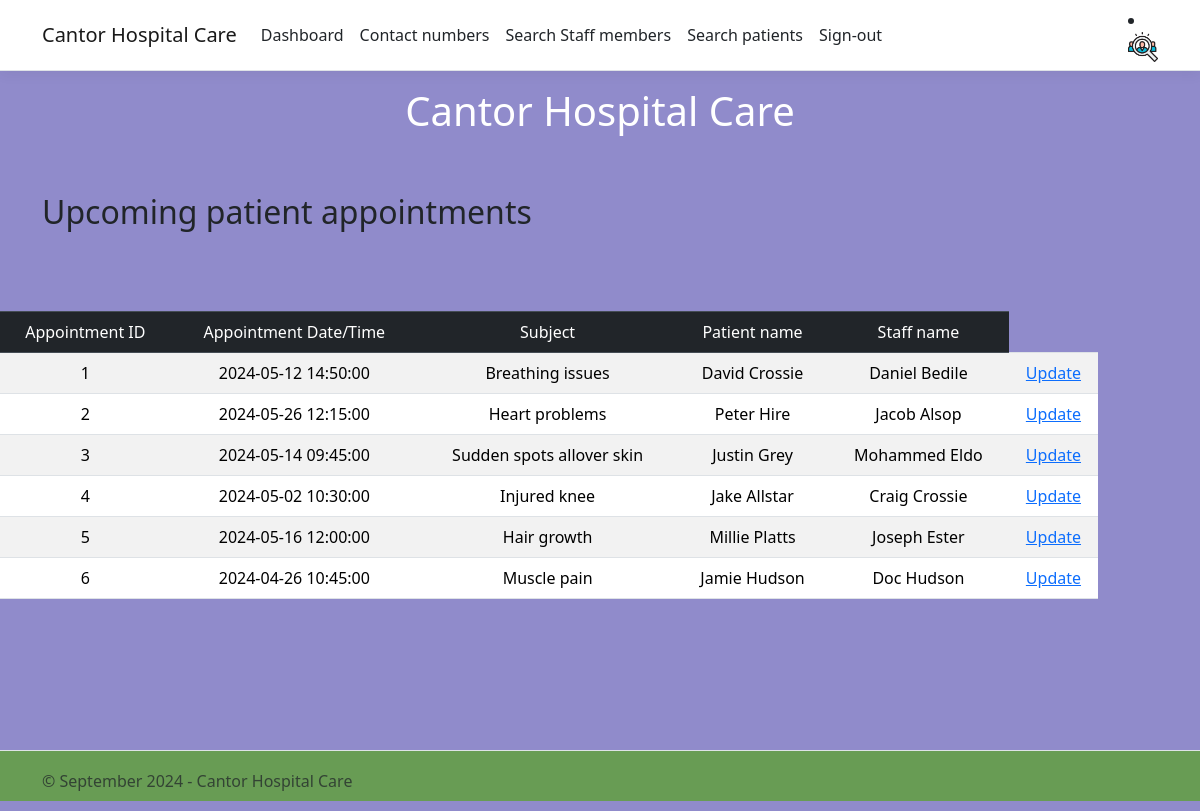
/adminViewAppointment.php, run on an earlier commit of the app's database.
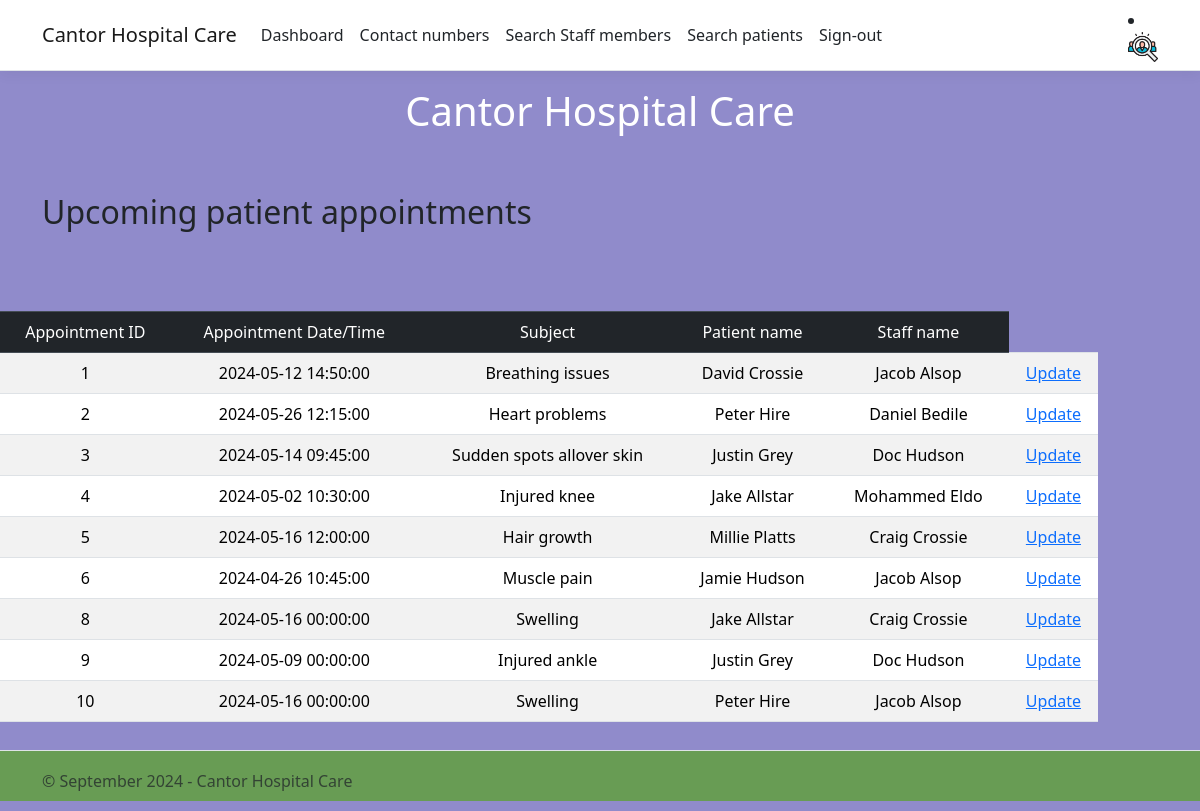
And on a later commit of the database.
### tables this page shows
CREATE TABLE `appointment` (
  `ID` int(11) NOT NULL,
  `dateTime` datetime NOT NULL,
  `subject` tinytext NOT NULL,
  `idPatient` int(11) DEFAULT NULL,
  `idDoctor` int(11) DEFAULT NULL,
  `idTreatment` int(11) DEFAULT NULL
);

### adminViewAppointmentSQL.php (called while the page is built, shortened)
<?php
    $sql = 'SELECT appointment.ID, appointment.dateTime, appointment.subject,
    CONCAT(patient.firstName," ",patient.lastName) AS "patientName",
    CONCAT(staff.firstName," ",staff.lastName) AS "staffName"
    FROM appointment
-- i have used the code below to join the patient and staff tables onto the appointment
-- table so i get fetch data from the staff and patient tables
    INNER JOIN patient ON (appointment.idPatient = patient.ID)
    INNER JOIN staff ON (appointment.idDoctor = staff.ID)';
$result = mysqli_query($conn, $sql);
$appointment = array();
while ($row = mysqli_fetch_assoc($result)) {
    $appointment[] = $row;
}

### adminViewAppointment.php (the view, shortened to what this page needs)
<?php
include("config.php");
include_once('adminViewAppointmentSQL.php');
?>
<!DOCTYPE html>
<html lang="en">
<head>
    <link rel="stylesheet" href="css/global.css" type="text/css" />
    <link rel="stylesheet" href="css/mobile.css" type="text/css" media="only screen and (max-width : 620px)" />
    <link rel="stylesheet" href="css/desktop.css" type="text/css" media="only screen and (min-width : 621px)" />
</head>
    <body>
        <div class="">
            <div class="navbarContainer">
                <?php
                    include("php/includes/admin/navbar.php");
                ?>
            </div>
            <div class="header">
                <?php
                    include("php/includes/header.php");
                ?>
            </div>
            <div class="container pb-5">
                <h2>Upcoming patient appointments</h2><br>
            </div>
            <div class="row">
                <div class="col-11">
                    <table class="table table-striped">
                        <thead class="table-dark">
                            <td>Appointment ID</td>
                            <td>Appointment Date/Time</td>
                            <td>Subject</td>
                            <td>Patient name</td>
                            <td>Staff name</td>
                        </thead>
                        <?php for ($i = 0; $i < count($appointment); $i++) : ?>
                            <tr>
                                <td><?php echo $appointment[$i]['ID'] ?></td>
                                <td><?php echo $appointment[$i]['dateTime'] ?></td>
                                <td><?php echo $appointment[$i]['subject'] ?></td>
                                <td><?php echo $appointment[$i]['patientName'] ?></td>
                                <td><?php echo $appointment[$i]['staffName'] ?></td>
                                <td><a href="updateAppointment.php?ID=<?php echo $appointment[$i]['ID']; ?>">Update</a></td>
                            </tr>
                        <?php endfor; ?>
                    </table>
                </div>
            </div>
        </div>
        <div class="footer">
            <?php
                include("php/includes/footer.php");
                ?>
    </body>
</html>

### php/includes/admin/navbar.php (shortened to what this page needs)
<body class="bgColor">
    <nav class="navbar navbar-expand-sm navbar-toggleable-sm navbar-light bg-white border-bottom box-shadow mb-3">
        <link rel="stylesheet" href="https://stackpath.bootstrapcdn.com/bootstrap/4.3.1/css/bootstrap.min.css">
        <link rel="stylesheet" src="https://code.jquery.com/jquery-3.3.1.slim.min.js">
        <link rel="stylesheet" src="https://cdnjs.cloudflare.com/ajax/libs/popper.js/1.14.7/umd/popper.min.js">
        <link rel="stylesheet" src="https://stackpath.bootstrapcdn.com/bootstrap/4.3.1/js/bootstrap.min.js">
        <link href="https://cdn.jsdelivr.net/npm/bootstrap@5.3.3/dist/css/bootstrap.min.css" rel="stylesheet">
        <div class="container">
            <a class="navbar-brand" href="index.php">Cantor Hospital Care</a>
            <div class="navbar-collapse collapse d-sm-inline-flex flex-sm-row-reverse" id="navbarNav">
                <li class="nav-item">
                    <a class="nav-link text-dark" href="adminSearchPatients.php">
                        <img border="0" alt="User Icon" src="img/home-icon.png" width="30" height="30">
                    </a>
                </li>
                <ul class="navbar-nav flex-grow-1">
                    <li class="nav-item">
                        <a class="nav-link text-dark" href="adminDashboard.php">Dashboard</a>
                    </li>
                    <li class="nav-item">
                        <a class="nav-link text-dark" href="adminContacts.php">Contact numbers</a>
                    </li>
                    <li class="nav-item">
                        <a class="nav-link text-dark" href="adminSearchStaff.php">Search Staff members</a>
                    </li>
                    <li class="nav-item">
                        <a class="nav-link text-dark" href="adminSearchPatients.php">Search patients</a>
                    </li>
                    <li class="nav-item">
                        <a class="nav-link text-dark" href="adminLogout.php">Sign-out</a>
                    </li>
                </ul>
            </div>
        </div>
    </nav>

### php/includes/header.php (shortened to what this page needs)
<header>
    <h1>Cantor Hospital Care
    </h1>
</header>

### php/includes/footer.php (shortened to what this page needs)
<body>
  <footer class="border-top footer text-muted">
        <div class="container">
            &copy; September 2024 - Cantor Hospital Care
        </div>
    </footer>
</body>
</body>
</html>

### css/global.css (style rules this page uses)
a.navbar-brand { white-space: normal; text-align: center; word-break: break-all; }
a { color: #0366d6; }
html { font-size: 14px; }
@media (min-width: 768px) { html { font-size: 16px; } }
.border-top { border-top: 1px solid #e5e5e5; }
.border-bottom { border-bottom: 1px solid #e5e5e5; }
.box-shadow { box-shadow: 0 .25rem .75rem rgba(0, 0, 0, .05); }
html { position: relative; min-height: 100%; }
body { margin-bottom: 60px; position: relative; min-height: 100vh; display: flex; flex-direction: column; }
.footer { position: relative; margin-top: auto; height: 50px; clear: both; padding-bottom: 50px; bottom: 0; width: 100%; white-space: nowrap; line-height: 60px; background-color: #689C54; color: #fff; }
.bgColor { background-color: #908BCB; max-width: 100%; }
.container { min-height: 100%; }
.row { margin: auto; text-align: center; }
.header { margin: auto; text-align: center; padding-bottom: 50px; color: white; }

What changed in the data, as far as the page shows it:
changed appointment "Breathing issues": staffName "Daniel Bedile" → "Jacob Alsop"
changed appointment "Heart problems": staffName "Jacob Alsop" → "Daniel Bedile"
changed appointment "Sudden spots allover skin": staffName "Mohammed Eldo" → "Doc Hudson"
changed appointment "Injured knee": staffName "Craig Crossie" → "Mohammed Eldo"
changed appointment "Hair growth": staffName "Joseph Ester" → "Craig Crossie"
changed appointment "Muscle pain": staffName "Doc Hudson" → "Jacob Alsop"
added appointment: ID "8", dateTime "2024-05-16 00:00:00", subject "Swelling", patientName "Jake Allstar", staffName "Craig Crossie"
added appointment: ID "9", dateTime "2024-05-09 00:00:00", subject "Injured ankle", patientName "Justin Grey", staffName "Doc Hudson"
added appointment: ID "10", dateTime "2024-05-16 00:00:00", subject "Swelling", patientName "Peter Hire", staffName "Jacob Alsop"
